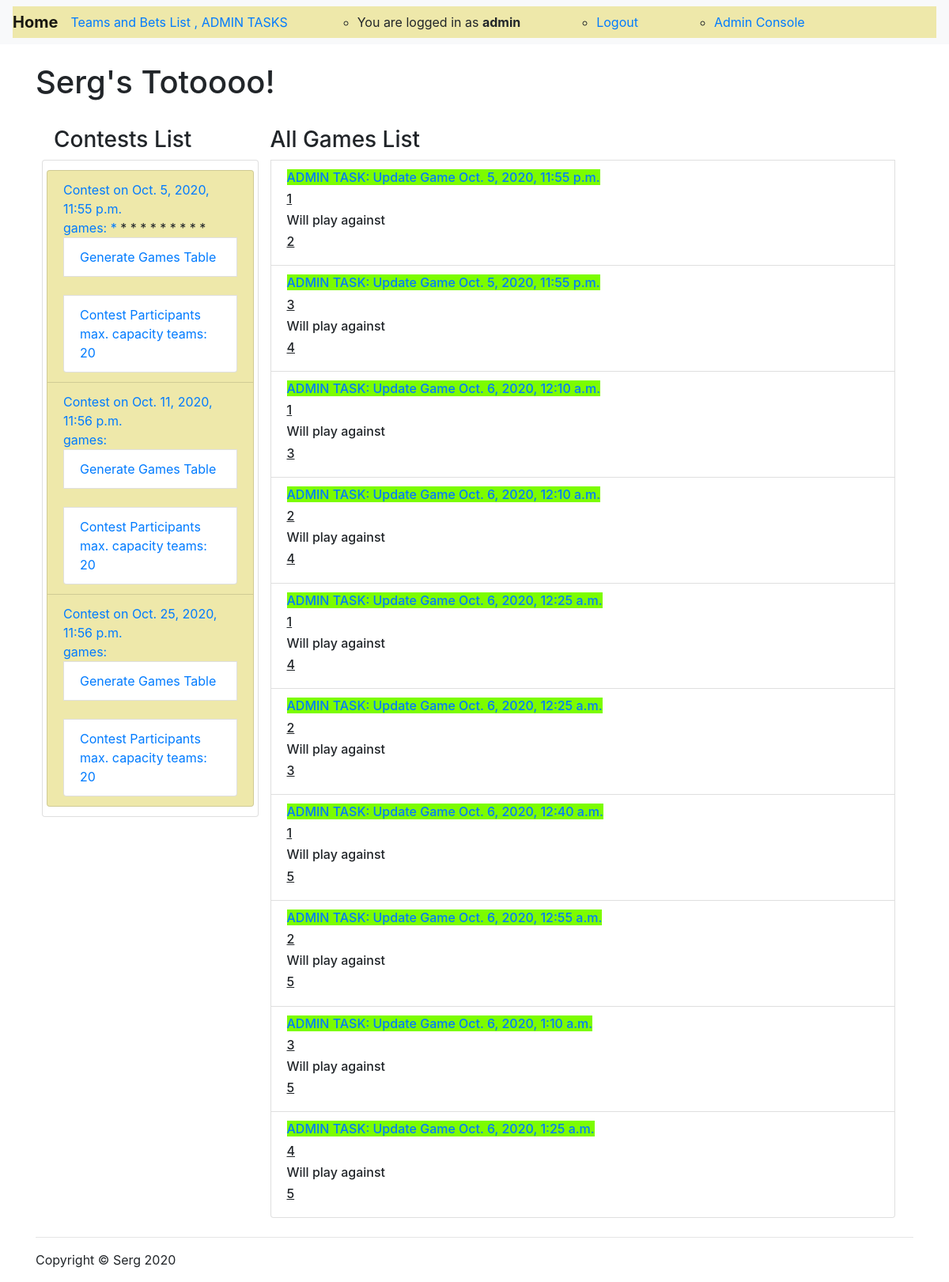
The page / (signed in) on the database as committed earlier.
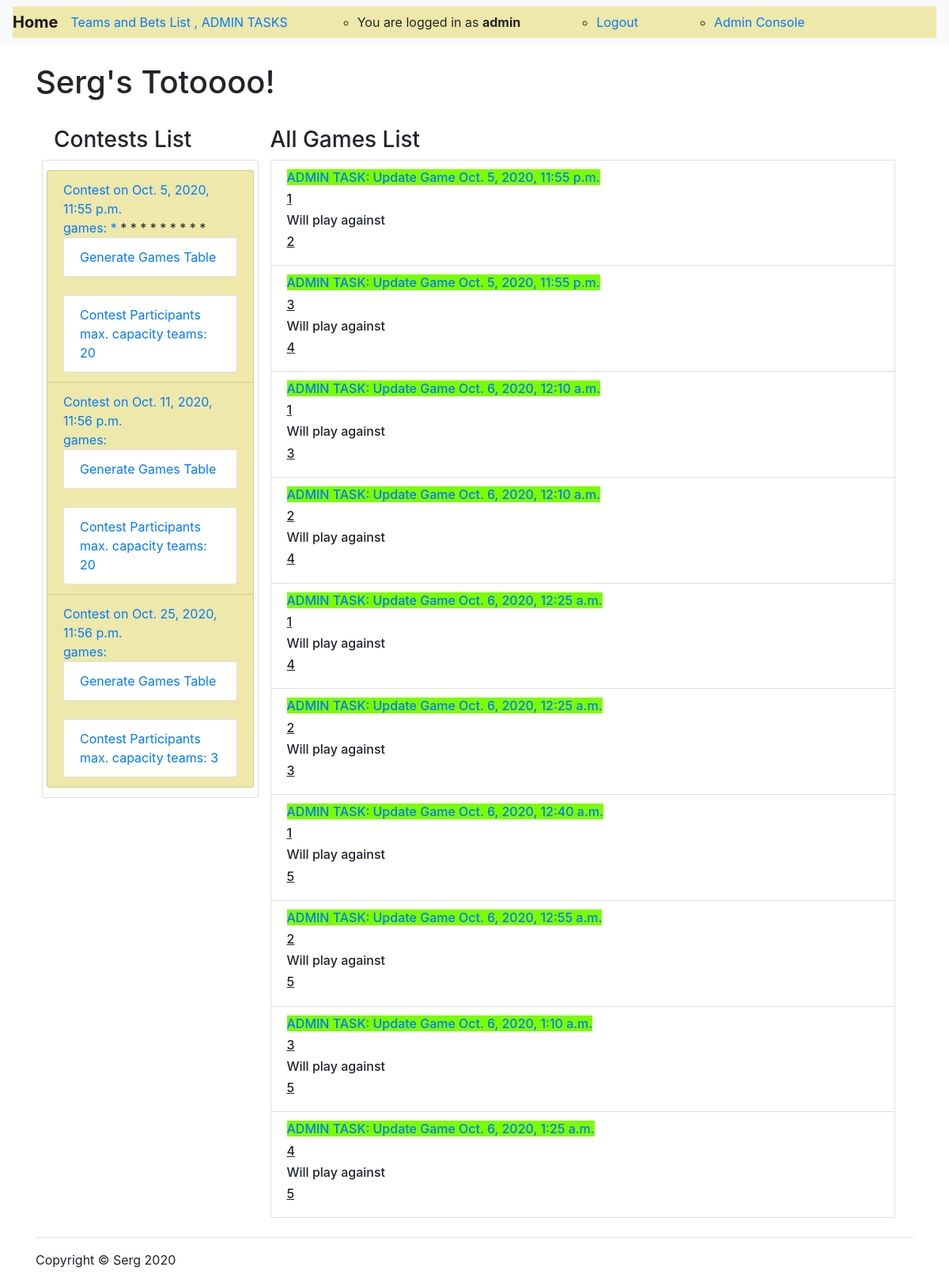
The same page on the database as committed later.
### sergtoto/models.py (models this page shows, shortened)
class Contest(models.Model):
    contest_start_date = models.DateTimeField(blank=True)
    contest_started = models.BooleanField(default=False)
    contest_completed = models.BooleanField(default=False)
    slug = models.SlugField(max_length=32, unique=True, editable=True)
    game_length = models.IntegerField(default=10)
    pause_length = models.IntegerField(default=5)
    max_teams = models.IntegerField(default=20)
    games_sheduled = models.BooleanField(default=False)

### sergtoto/views.py (the view)
# urls.py: path('', home_view, name='home'),
def home_view(request):
    contests = Contest.objects.all()
    games = Game.objects.all()
    context = {
        'contests': contests,
        'games': games,
    }
    return render(request, 'home.html', context)

### sergtoto/models.py (called while the page is built)
    def __str__(self):
        return self.name

### sergtoto/templates/home.html (shortened to what the changed rows need)
{% extends 'base.html' %}
{% load static %}
{% load crispy_forms_tags %}
{% block content %}
    {% if user.is_authenticated %}
        <h1 class="my-4">Serg's Totoooo!</h1>
        <div class="container d-flex p-2">
            <div class="col-lg-3">
                <div class="list-group">
                    <div class="row list-group-item">
                        {% for contest in contests %}
                            <div class="row list-group-item " style="background-color:palegoldenrod;">
                                <a href="{% url 'contest_games' contest.slug %}" class="">Contest
                                    on {{ contest.contest_start_date }}
                                    <br>
                                    games:
                                    {% for game in games %}
                                        </a>
                                    {% endfor %}
                                {% if user.is_admin %}
                                    <a href="{% url 'games' contest.slug %}" class="list-group-item" method="post">
                                        Generate Games Table</a>
                                    <br>
                                    <a href="{% url 'contest_participants' contest.slug %}" class="list-group-item" method="post">
                                        Contest Participants <br> max. capacity teams: {{ contest.max_teams }}</a>
                                {% endif %}
                            </div>
                        {% endfor %}
                    </div>
                </div>
            </div>
        </div>
    {% endif %}
{% endblock content %}

Rows that differ between the two databases and show on the page:
changed Contest "Oct. 25, 2020, 11:56 p.m.": max_teams "20" → "3"
